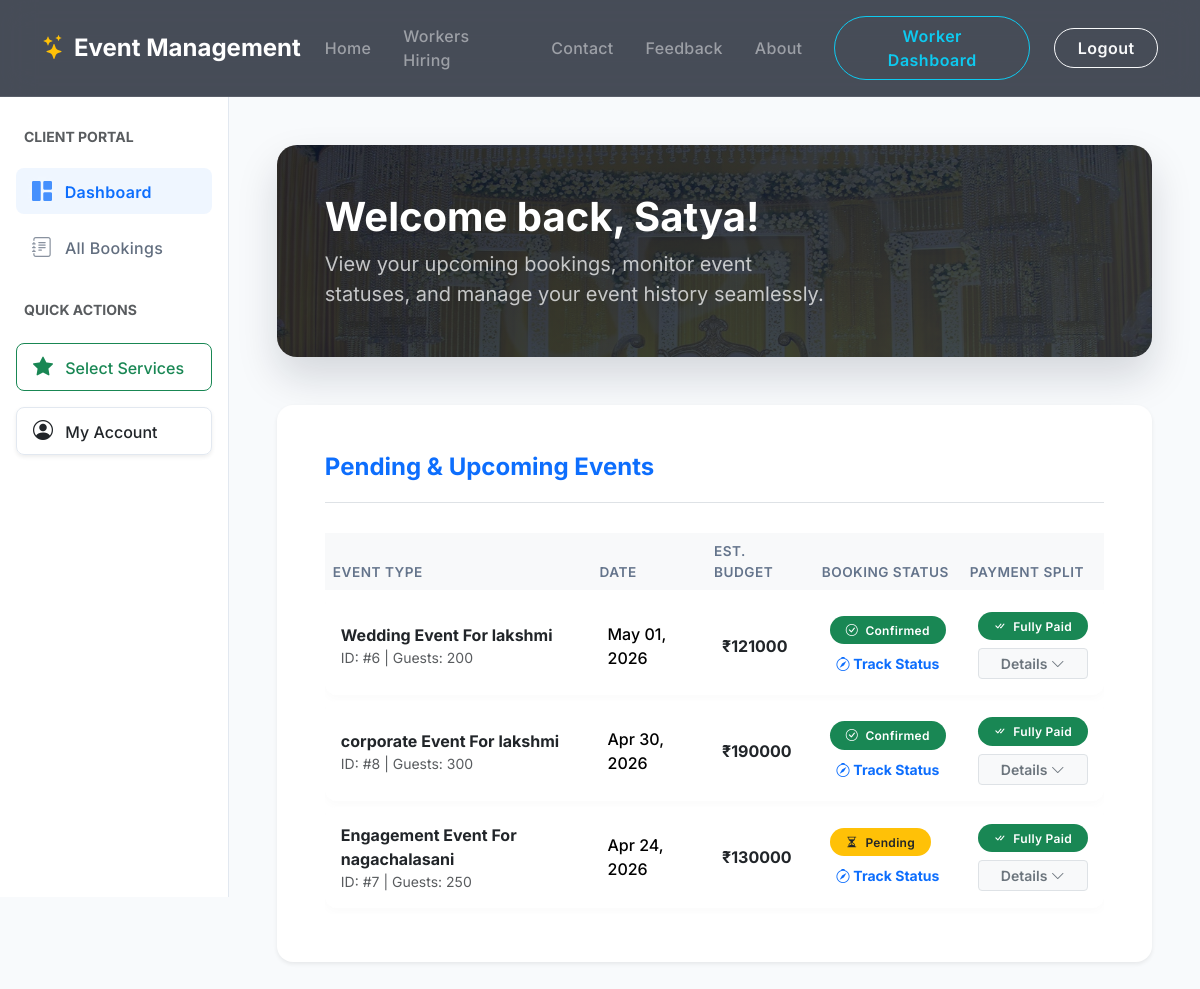
The app's page /dashboard/ (signed in) with its own data.
### event_services/models.py (models this page shows, shortened)
class Booking(models.Model):
    STATUS_CHOICES = [
        ("Pending", "Pending"),
        ("Confirmed", "Confirmed"),
        ("Completed", "Completed"),
        ("Cancelled", "Cancelled"),
    ]
    PAYMENT_STATUS_CHOICES = [
        ("Unpaid", "Unpaid"),
        ("Advance Paid", "Advance Paid"),
        ("Fully Paid", "Fully Paid"),
    ]
    user = models.ForeignKey(User, on_delete=models.CASCADE, related_name="bookings")
    service = models.ForeignKey(Service, on_delete=models.SET_NULL, null=True, blank=True)
    event_name = models.CharField(max_length=200, blank=True, null=True, help_text="Custom name if no service selected")
    event_date = models.DateField()
    guest_count = models.IntegerField(default=50)
    budget_estimate = models.IntegerField(default=0)
    advance_amount = models.IntegerField(default=0)
    total_amount_paid = models.IntegerField(default=0)
    payment_status = models.CharField(max_length=20, choices=PAYMENT_STATUS_CHOICES, default="Unpaid")
    transaction_id = models.CharField(max_length=100, blank=True, null=True)
    status = models.CharField(max_length=20, choices=STATUS_CHOICES, default="Pending")
    created_at = models.DateTimeField(auto_now_add=True)

### pages/views.py (the view)
# urls.py: path('dashboard/', views.dashboard, name='dashboard'),
@login_required(login_url="login")
def dashboard(request):
    bookings = Booking.objects.filter(user=request.user).order_by('-event_date')
    first_unpaid = bookings.filter(payment_status='Unpaid').first()
    return render(request, "dashboard.html", {"bookings": bookings, "first_unpaid": first_unpaid})

### templates/dashboard.html (shortened to what this page needs)
{% load static %}
<!DOCTYPE html>
<html lang="en">
<head>
    <link href="https://cdn.jsdelivr.net/npm/bootstrap@5.3.3/dist/css/bootstrap.min.css" rel="stylesheet">
    <link rel="stylesheet" href="https://cdn.jsdelivr.net/npm/bootstrap-icons@1.11.3/font/bootstrap-icons.min.css">
    <link href="https://unpkg.com/aos@2.3.1/dist/aos.css" rel="stylesheet">
</head>
<body>
{% include 'navbar.html' %}
<div class="d-flex" style="min-height: 100vh;">
    <div class="sidebar d-none d-lg-flex flex-column py-4 px-3 sticky-top" style="height: calc(100vh - 72px); top: 72px; overflow-y: auto;">
        <div class="nav flex-column nav-pills gap-2" id="clientTabs" role="tablist" aria-orientation="vertical">
            <h6 class="text-muted small fw-bold text-uppercase px-2 mb-3 mt-2">Client Portal</h6>
            <button class="nav-link active text-start py-2 px-3" id="active-tab" data-bs-toggle="pill" data-bs-target="#active-events" type="button" role="tab" aria-controls="active-events" aria-selected="true"><i class="bi bi-grid-1x2-fill me-2 fs-5 opacity-75"></i> Dashboard</button>
            <button class="nav-link text-start py-2 px-3" id="history-tab" data-bs-toggle="pill" data-bs-target="#event-history" type="button" role="tab" aria-controls="event-history" aria-selected="false"><i class="bi bi-journal-text me-2 fs-5 opacity-75"></i> All Bookings</button>
            <h6 class="text-muted small fw-bold text-uppercase px-2 mt-4 mb-3">Quick Actions</h6>
            <a href="{% url 'services' %}" class="btn btn-outline-success text-start border-1 fw-medium py-2 px-3 mb-2" style="border-radius: 8px;"><i class="bi bi-star-fill me-2 fs-5"></i> Select Services</a>
            <a href="{% url 'profile' %}" class="btn btn-white text-dark text-start border-1 fw-medium py-2 px-3 mb-2 shadow-sm" style="border-radius: 8px; border-color: #e2e8f0;"><i class="bi bi-person-circle me-2 fs-5"></i> My Account</a>
        </div>
    </div>
    <div class="main-content flex-grow-1 p-3 p-lg-5 w-100">
        <div class="tab-content" id="clientTabsContent">
            <div class="tab-pane fade show active" id="active-events" role="tabpanel" aria-labelledby="active-tab">
                <div class="hero p-4 p-lg-5 mb-5" data-aos="fade-down">
                    <div class="row align-items-center g-4 hero-content">
                        <div class="col-lg-8">
                            <h1 class="display-6 fw-bold mb-2">Welcome back, {{ request.user.username|title }}!</h1>
                            <p class="mb-0 text-light opacity-75 fs-5">
                                View your upcoming bookings, monitor event statuses, and manage your event history seamlessly.
                            </p>
                        </div>
                    </div>
                </div>
                <div class="card bg-white border-0 shadow-sm" style="border-radius: 16px;">
                    <div class="card-body p-4 p-lg-5">
                        <div class="d-flex justify-content-between align-items-center mb-4 border-bottom pb-3">
                            <h4 class="fw-bold mb-1 text-primary">Pending & Upcoming Events</h4>
                        </div>
                        {% if bookings %}
                            <div class="table-responsive">
                                <table class="table table-hover align-middle mb-0">
                                    <thead class="table-light sticky-top" style="z-index: 1;">
                                        <tr>
                                            <th>Event Type</th>
                                            <th>Date</th>
                                            <th>Est. Budget</th>
                                            <th>Booking Status</th>
                                            <th>Payment Split</th>
                                        </tr>
                                    </thead>
                                    <tbody>
                                        {% for booking in bookings %}
                                            {% if booking.status != 'Completed' and booking.status != 'Cancelled' %}
                                            <tr>
                                                <td>
                                                    <div class="fw-bold text-dark fs-6">
                                                        {% if booking.service %}
                                                            {{ booking.service.title }}
                                                        {% else %}
                                                            {{ booking.event_name|default:"Custom Event" }}
                                                        {% endif %}
                                                    </div>
                                                    <div class="small text-muted">ID: #{{ booking.id }} | Guests: {{ booking.guest_count }}</div>
                                                </td>
                                                <td class="fw-medium">{{ booking.event_date|date:"M d, Y" }}</td>
                                                <td class="fw-bold text-dark">₹{{ booking.budget_estimate|default:"0" }}</td>
                                                <td>
                                                    {% if booking.status == 'Pending' %}
                                                        <span class="badge bg-warning text-dark status-badge rounded-pill px-3 py-2"><i class="bi bi-hourglass-split me-1"></i> Pending</span>
                                                    {% elif booking.status == 'Confirmed' %}
                                                        <span class="badge bg-success status-badge rounded-pill px-3 py-2"><i class="bi bi-check-circle me-1"></i> Confirmed</span>
                                                    {% endif %}
                                                    <button class="btn btn-sm btn-link text-decoration-none fw-bold p-0 mt-2 d-block mx-auto" data-bs-toggle="modal" data-bs-target="#trackModal{{ booking.id }}">
                                                        <i class="bi bi-compass"></i> Track Status
                                                    </button>
                                                </td>
                                                <td>
                                                    {% if booking.payment_status == 'Unpaid' %}
                                                        <a href="{% url 'checkout' booking.id %}" class="btn btn-danger btn-sm rounded-pill px-3 fw-bold shadow-sm d-block mb-2">
                                                            <i class="bi bi-credit-card me-1"></i> Pay Advance
                                                        </a>
                                                    {% elif booking.payment_status == 'Advance Paid' %}
                                                        <span class="badge bg-info text-dark status-badge rounded-pill px-3 py-2 d-block mb-2"><i class="bi bi-cash-stack me-1"></i> Advance Paid</span>
                                                    {% elif booking.payment_status == 'Fully Paid' %}
                                                        <span class="badge bg-success status-badge rounded-pill px-3 py-2 d-block mb-2"><i class="bi bi-check-all me-1"></i> Fully Paid</span>
                                                    {% endif %}
                                                    <button class="btn btn-sm btn-light text-secondary border small d-block w-100 fw-semibold text-center" type="button" data-bs-toggle="collapse" data-bs-target="#paymentSplit{{ booking.id }}">
                                                        Details <i class="bi bi-chevron-down"></i>
                                                    </button>
                                                </td>
                                            </tr>
                                            {% endif %}
                                        {% endfor %}
                                    </tbody>
                                </table>
                            </div>
                        {% else %}
                            <div class="text-center py-5">
                                <div class="display-1 text-muted mb-3"><i class="bi bi-calendar2-check"></i></div>
                                <h5 class="fw-bold">No Upcoming Events</h5>
                                <p class="text-muted">You have no active event bookings at this time.</p>
                            </div>
                        {% endif %}
                    </div>
                </div>
            </div>
        </div>
    </div>
</div>
</body>
</html>

### templates/navbar.html (shortened to what this page needs)
<nav class="navbar navbar-expand-lg navbar-dark glass-nav sticky-top py-3">
    <div class="container">
        <a class="navbar-brand fw-bold fs-4" href="{% url 'home' %}">
            <i class="bi bi-stars text-warning me-2"></i>Event Management
        </a>
        <div class="collapse navbar-collapse" id="navMenu">
            <ul class="navbar-nav ms-auto align-items-lg-center gap-lg-3">
                <li class="nav-item">
                    <a class="nav-link {% if request.resolver_match.url_name == 'home' %}active{% endif %}" href="{% url 'home' %}">Home</a>
                </li>
                <li class="nav-item">
                    <a class="nav-link {% if request.resolver_match.url_name == 'career' %}active{% endif %}" href="{% url 'career' %}">Workers Hiring</a>
                </li>
                <li class="nav-item">
                    <a class="nav-link {% if request.resolver_match.url_name == 'contact' %}active{% endif %}" href="{% url 'contact' %}">Contact</a>
                </li>
                <li class="nav-item">
                    <a class="nav-link {% if request.resolver_match.url_name == 'feedback' %}active{% endif %}" href="{% url 'feedback' %}">Feedback</a>
                </li>
                <li class="nav-item">
                    <a class="nav-link {% if request.resolver_match.url_name == 'about' %}active{% endif %}" href="{% url 'about' %}">About</a>
                </li>
                {% if user.is_authenticated %}
                    {% if request.session.portal == 'staff' or user.is_staff and not request.session.portal %}
                    <li class="nav-item ms-lg-2">
                        <a class="btn btn-outline-warning nav-btn" href="{% url 'staff_dashboard' %}">Admin Panel</a>
                    </li>
                    {% elif request.session.portal == 'worker' or user.worker_profile and user.worker_profile.is_approved and not request.session.portal %}
                    <li class="nav-item ms-lg-2">
                        <a class="btn btn-outline-info nav-btn" href="{% url 'worker_dashboard' %}">Worker Dashboard</a>
                    </li>
                    {% else %}
                    <li class="nav-item ms-lg-2">
                        <a class="btn btn-outline-primary nav-btn" href="{% url 'dashboard' %}">Client Dashboard</a>
                    </li>
                    {% endif %}
                    <li class="nav-item ms-2">
                        <a class="btn btn-outline-light nav-btn" href="{% url 'logout' %}">Logout</a>
                    </li>
                {% endif %}
            </ul>
        </div>
    </div>
</nav>

### templates/navbar.html (style rules this page uses)
.glass-nav { background: rgba(11, 18, 32, 0.75) !important; backdrop-filter: blur(16px); -webkit-backdrop-filter: blur(16px); border-bottom: 1px solid rgba(255, 255, 255, 0.1); transition: all 0.3s ease; }
.nav-link { font-weight: 500; letter-spacing: 0.3px; opacity: 0.85; transition: 0.3s ease; }
.nav-link:hover, .nav-link.active { opacity: 1; color: #fff !important; transform: translateY(-2px); text-shadow: 0 0 10px rgba(255, 255, 255, 0.3); }
.nav-btn { font-weight: 600; border-radius: 50rem; padding: 0.45rem 1.4rem; letter-spacing: 0.5px; transition: all 0.3s cubic-bezier(0.4, 0, 0.2, 1); position: relative; }

### records on screen
Booking: event_name "Wedding Event For lakshmi", id "6", guest_count "200", event_date "May 01, 2026", budget_estimate "121000", status "Confirmed" (drawn), payment_status "Fully Paid" (drawn)
Booking: event_name "corporate Event For lakshmi", id "8", guest_count "300", event_date "Apr 30, 2026", budget_estimate "190000", status "Confirmed" (drawn), payment_status "Fully Paid" (drawn)
Booking: event_name "Engagement Event For nagachalasani", id "7", guest_count "250", event_date "Apr 24, 2026", budget_estimate "130000", status "Pending" (drawn), payment_status "Fully Paid" (drawn)

### other values on screen
{{ request.user.username|title }} "Satya"
